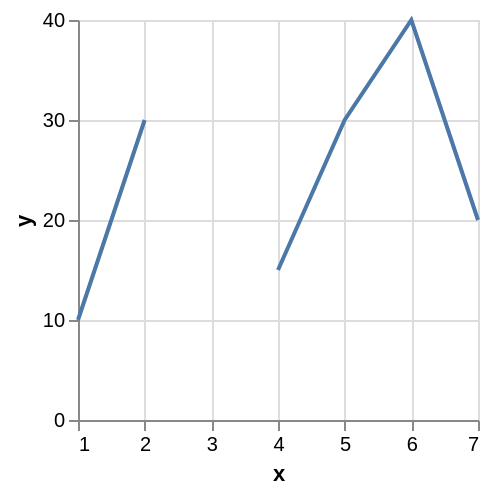

Vega-Lite specification for this chart:
### Vega specification from a JSON file in a GitHub repository (floating-point values rounded to 4 significant figures)
{"$schema": "https://vega.github.io/schema/vega/v5.json", "background": "white", "padding": 5, "width": 200, "height": 200, "style": "cell", "data": [{"name": "source_0", "values": [{"x": 1, "y": 10}, {"x": 2, "y": 30}, {"x": 3, "y": null}, {"x": 4, "y": 15}, {"x": 5, "y": 30}, {"x": 6, "y": 40}, {"x": 7, "y": 20}]}, {"name": "data_0", "source": "source_0", "transform": [{"type": "formula", "expr": "toNumber(datum[\"x\"])", "as": "x"}]}], "marks": [{"name": "marks", "type": "line", "style": ["line"], "sort": {"field": "datum[\"x\"]"}, "from": {"data": "data_0"}, "encode": {"update": {"stroke": {"value": "#4c78a8"}, "description": {"signal": "\"x: \" + (format(datum[\"x\"], \"\")) + \"; y: \" + (format(datum[\"y\"], \"\"))"}, "x": {"scale": "x", "field": "x"}, "y": {"scale": "y", "field": "y"}, "defined": {"signal": "isValid(datum[\"x\"]) && isFinite(+datum[\"x\"]) && isValid(datum[\"y\"]) && isFinite(+datum[\"y\"])"}}}}], "scales": [{"name": "x", "type": "linear", "domain": {"data": "data_0", "field": "x"}, "range": [0, {"signal": "width"}], "nice": true, "zero": false}, {"name": "y", "type": "linear", "domain": {"data": "data_0", "field": "y"}, "range": [{"signal": "height"}, 0], "nice": true, "zero": true}], "axes": [{"scale": "x", "orient": "bottom", "gridScale": "y", "grid": true, "tickCount": {"signal": "ceil(width/40)"}, "domain": false, "labels": false, "aria": false, "maxExtent": 0, "minExtent": 0, "ticks": false, "zindex": 0}, {"scale": "y", "orient": "left", "gridScale": "x", "grid": true, "tickCount": {"signal": "ceil(height/40)"}, "domain": false, "labels": false, "aria": false, "maxExtent": 0, "minExtent": 0, "ticks": false, "zindex": 0}, {"scale": "x", "orient": "bottom", "grid": false, "title": "x", "labelFlush": true, "labelOverlap": true, "tickCount": {"signal": "ceil(width/40)"}, "zindex": 0}, {"scale": "y", "orient": "left", "grid": false, "title": "y", "labelOverlap": true, "tickCount": {"signal": "ceil(height/40)"}, "zindex": 0}], "config": {"normalizedNumberFormat": ".2%"}}
